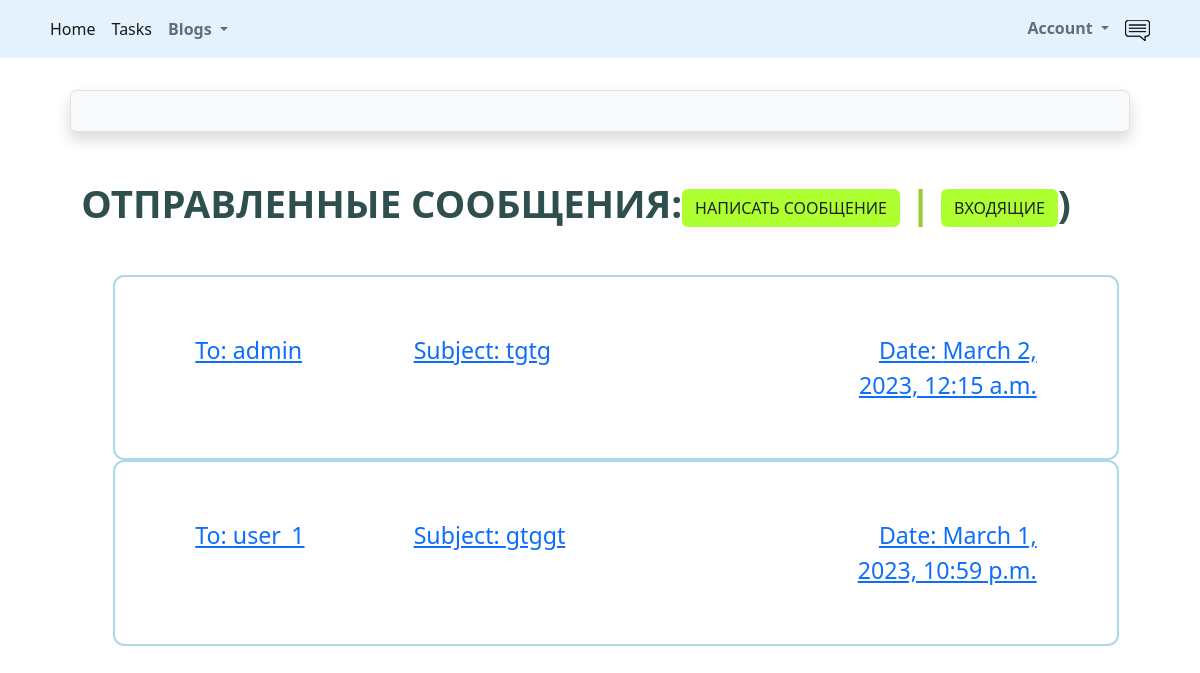
Screenshot of /accounts/profile/outbox (signed in) with the database file from the repository.
### src/accounts/models.py (models this page shows, shortened)
class Message(models.Model):
    sender = models.ForeignKey(User, on_delete=models.SET_NULL, null=True, blank=True)
    recipient = models.ForeignKey(User, on_delete=models.SET_NULL, null=True, blank=True, related_name='messages')
    name = models.CharField(max_length=200, null=True, blank=True)
    subject = models.CharField(max_length=200, null=True, blank=True)
    body = models.TextField(max_length=1000)
    is_readed = models.BooleanField(default=False, null=True)
    created = models.DateTimeField(auto_now_add=True)
    id = models.UUIDField(default=uuid.uuid4, unique=True, primary_key=True, editable=False)
    class Meta:
        ordering = ['is_readed', '-created']

class User(AbstractUser):
    is_activated = models.BooleanField(default=True, db_index=True)
    avatar = models.ImageField(upload_to=avatar_place, default='profile/default.png')
    birthday = models.DateField(null=True, blank=True)
    city = models.CharField(max_length=50, null=True, blank=True)
    class Meta(AbstractUser.Meta):
        db_table = 'user'
    def __str__(self):
        return self.username

### src/accounts/views.py (the view)
# urls.py: path('profile/outbox', Outbox.as_view(), name='outbox'),
class Outbox(LoginRequiredMixin, ListView):
    model = Message
    template_name = 'messages/outbox.html'
    def get_queryset(self):
        queryset = Message.objects.filter(sender_id=self.request.user.pk).select_related('sender').order_by('-created')
        return queryset

### src/accounts/templates/messages/outbox.html
{% extends 'base.html' %}
{% load static %}
{% block content %}
    <link rel="stylesheet" type="text/css" href="{% static 'message/css/message.css' %}">
<main class="inbox my-xl">
  <div class="content-box">
        {% if message_list %}
            <h3 class="inbox__title">Отправленные сообщения:<span><a href="{% url 'accounts:create_message' %}" class="btn btn--sub btn--lg"> Написать сообщение </a> | <a href="{% url 'accounts:inbox' %}" class="btn btn--sub btn--lg">Входящие</a></span>)</h3>
  <ul class="messages">
      {% for sent_message in message_list %}
      <li class="message">
        <a href="{% url 'accounts:out_message' sent_message.id %}">
          <span class="message__author">To: {{sent_message.recipient}}</span>
          <span class="message__subject">Subject: {{sent_message.subject}}</span>
          <span class="message__date">Date: {{sent_message.created}}</span>
        </a>
      </li>
      {% endfor %}
    </ul>
  {% else %}
      <h3 class="inbox__title">Отправленных сообщений нет</h3>
  {% endif %}
  </div>
</main>
{% endblock content %}

### src/accounts/static/message/css/message.css (style rules this page uses)
.message { padding: 2.5rem 0; }
.message > a span { font-size: 1.45rem; font-weight: 500; }
.message:not(:last-child) { border-bottom: 2px solid white; }
.message > a { display: flex; gap: 1rem; }
.message__author, .message__date { flex-basis: 25%; }
.message__subject { flex-basis: 50%; }
.message__date { text-align: right; }
.message.message { list-style: none; background: white; padding: 3.5rem 5rem; border: 2px solid lightblue; border-radius: 0.7rem; }
.inbox { height: 90vh; }
.inbox__title, .inbox__title span { font-size: 2.4rem; font-weight: 700; color: darkslategrey; text-transform: uppercase; text-align: left; margin-bottom: 3rem; }
.inbox__title span { color: yellowgreen; }
.content-box { width: 95%; max-width: 85rem; margin: 0 auto; }
.btn--sub { background-color: greenyellow; }

### rows the page displays
Message: recipient "admin", subject "tgtg", created "March 2, 2023, 12:15 a.m."
Message: recipient "user_1", subject "gtggt", created "March 1, 2023, 10:59 p.m."
